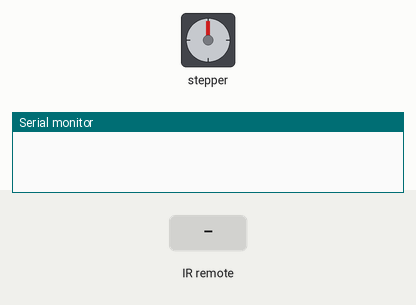
Simulated run of this sketch. Board: Arduino Uno, built with avr-gcc and run on an emulated ATmega328P. On the bench: stepper motor, the last lines printed to the serial monitor. The inputs (shaded band) are chosen by the test bench. Stepper angles assume 2048 steps per turn.

Above: at 1.2 s.
1.3 s: infrared code 0xA55AFF00 received
At 2.32 s:
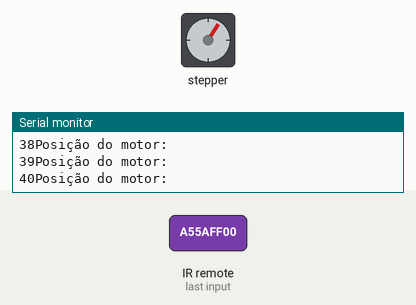
At 4.25 s:
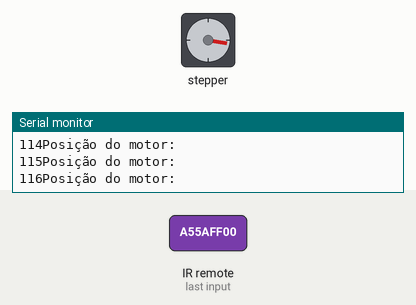
4.3 s: infrared code 0xF708FF00 received
At 5.36 s:
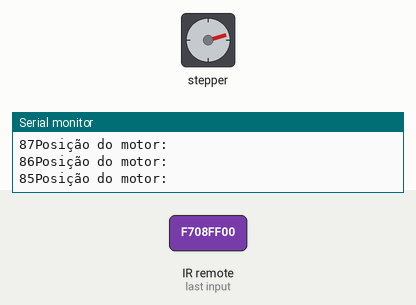
7.3 s: infrared code 0xE31CFF00 received
At 7.66 s:
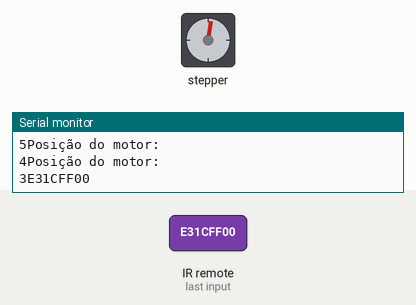
13.3 s: infrared code 0xA55AFF00 received
16.3 s: infrared code 0xBA45FF00 received
19.3 s: infrared code 0xB946FF00 received
Timing chart, 0 to 23.3 s (numbered marks = the images above; inputs shaded):
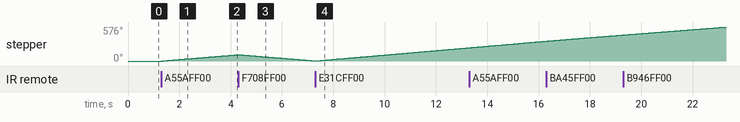

Measured:
- after the input at 1.3 s, stepper: keeps turning clockwise at about 36°/s, starting at once

The sketch:

pratica-6.ino
```cpp
#include <IRremote.h>
#include <Stepper.h>

#define SENSOR_PIN 12

#define RIGHT 0xA55AFF00
#define LEFT 0xF708FF00
#define OK 0xE31CFF00

#define NUM1 0xBA45FF00
#define NUM2 0xB946FF00
#define NUM3 0xB847FF00
#define NUM4 0xBB44FF00
#define NUM5 0xBF40FF00
#define NUM6 0xBC43FF00
#define NUM7 0xF807FF00
#define NUM8 0xEA15FF00
#define NUM9 0xF609FF00
#define NUM0 0xE619FF00

#define STEP 64

const float dps = 360 / STEP;

Stepper motor(STEP, 8, 10, 9, 11);

int posicao_atual = 0, sentido = 0;

bool modo_de_calibragem = true;
bool modo_de_giro = false;

int quantidade_de_teclas = 0;
int valor;

void setup() {
    IrReceiver.begin(SENSOR_PIN, ENABLE_LED_FEEDBACK);
    motor.setSpeed(200);
    Serial.begin(9600);
}

void loop() {
    if (modo_de_giro == true)
        girar_motor(sentido);

    if (IrReceiver.decode()) {
        Serial.println(IrReceiver.decodedIRData.decodedRawData, HEX);
        handle_keys(IrReceiver.decodedIRData.decodedRawData);
        IrReceiver.resume();
    }
}

void handle_keys(long unsigned int key) {
    switch (key) {
    case RIGHT:
        sentido = 1;
        modo_de_giro = true;
        modo_de_calibragem = false;
        break;

    case LEFT:
        sentido = -1;
        modo_de_giro = true;
        modo_de_calibragem = false;
        break;

    case OK:
        if (modo_de_giro == false && modo_de_calibragem == true) {
            calibrate(valor);
            valor = 0;
            posicao_atual = 0;
            quantidade_de_teclas = 0;
        }

        if (modo_de_giro == true && modo_de_calibragem == false) {
            modo_de_giro = false;
            modo_de_calibragem = true;

            int angulo = 360 - posicao_atual;
            int passo = degree_to_step(angulo);
            sentido = 1;
            motor.step(passo);

            posicao_atual = 0;
            quantidade_de_teclas = 0;
            valor = 0;
        }
        break;

    case NUM0:
    case NUM1:
    case NUM2:
    case NUM3:
    case NUM4:
    case NUM5:
    case NUM6:
    case NUM7:
    case NUM8:
    case NUM9:
        if (modo_de_calibragem == true && quantidade_de_teclas < 3) {
            quantidade_de_teclas++;

            // Extract the numeric value from the key
            valor = valor * 10 + (key & 0x0F);
        }
        break;
    }
}

void girar_motor(int sentido) {
    int passo = degree_to_step(1);

    motor.step(passo * sentido);

    int nova_posicao = posicao_atual + sentido;

    if (nova_posicao >= 360)
        nova_posicao -= 360;
    else if (nova_posicao <= 0)
        nova_posicao += 360;

    posicao_atual = nova_posicao;

    Serial.println("Posição do motor: ");

    Serial.print(posicao_atual);
}

void calibrate(int angulo) {
    motor.step(degree_to_step(angulo));
    posicao_atual = 0;
}

int degree_to_step(int degree) { return degree * dps; }
```
